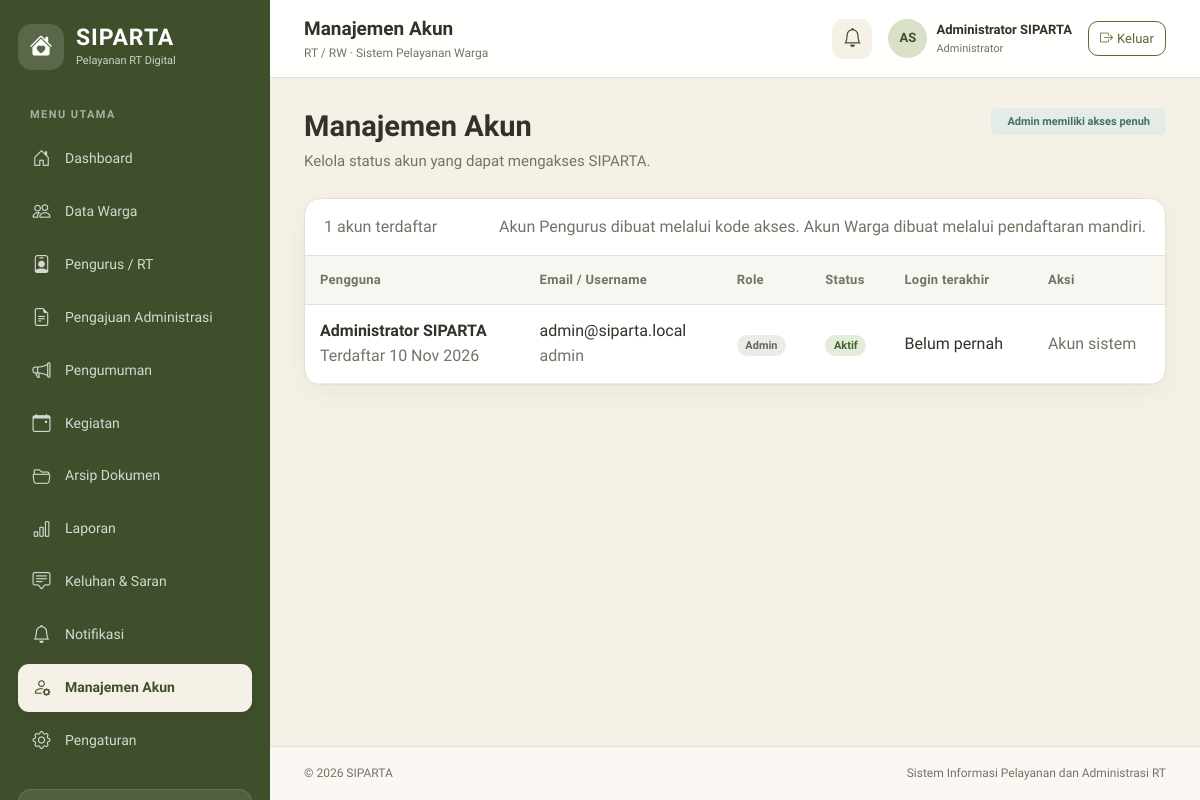
/index.php?page=manajemen-akun (signed in), run on the app's committed database.
### tables this page shows
CREATE TABLE IF NOT EXISTS profil_rt (
  id TINYINT UNSIGNED NOT NULL AUTO_INCREMENT,
  nama_rt VARCHAR(80) NOT NULL DEFAULT 'RT',
  nama_rw VARCHAR(80) NOT NULL DEFAULT 'RW',
  kelurahan VARCHAR(120) DEFAULT NULL,
  kecamatan VARCHAR(120) DEFAULT NULL,
  kabupaten_kota VARCHAR(120) DEFAULT NULL,
  provinsi VARCHAR(120) DEFAULT NULL,
  kode_pos VARCHAR(10) DEFAULT NULL,
  alamat_sekretariat TEXT DEFAULT NULL,
  nomor_telepon VARCHAR(25) DEFAULT NULL,
  email VARCHAR(120) DEFAULT NULL,
  logo_path VARCHAR(255) DEFAULT NULL,
  updated_by BIGINT UNSIGNED DEFAULT NULL,
  created_at TIMESTAMP NOT NULL DEFAULT CURRENT_TIMESTAMP,
  updated_at TIMESTAMP NOT NULL DEFAULT CURRENT_TIMESTAMP ON UPDATE CURRENT_TIMESTAMP,
  PRIMARY KEY (id),
  CONSTRAINT fk_profil_rt_editor FOREIGN KEY (updated_by) REFERENCES users(id)
    ON DELETE SET NULL ON UPDATE CASCADE
);

CREATE TABLE IF NOT EXISTS users (
  id BIGINT UNSIGNED NOT NULL AUTO_INCREMENT,
  nama VARCHAR(120) NOT NULL,
  username VARCHAR(50) DEFAULT NULL,
  email VARCHAR(120) NOT NULL,
  no_hp VARCHAR(25) DEFAULT NULL,
  password VARCHAR(255) NOT NULL COMMENT 'Simpan hasil password_hash(), jangan plaintext',
  role ENUM('admin','pengurus','warga') NOT NULL DEFAULT 'warga',
  status ENUM('aktif','nonaktif') NOT NULL DEFAULT 'aktif',
  last_login_at DATETIME DEFAULT NULL,
  created_at TIMESTAMP NOT NULL DEFAULT CURRENT_TIMESTAMP,
  updated_at TIMESTAMP NOT NULL DEFAULT CURRENT_TIMESTAMP ON UPDATE CURRENT_TIMESTAMP,
  PRIMARY KEY (id),
  UNIQUE KEY uq_users_username (username),
  UNIQUE KEY uq_users_email (email),
  KEY idx_users_role_status (role, status),
  KEY idx_users_nama (nama)
);

### index.php (called while the page is built, shortened)
<?php
$page = (string)get('page', current_user() ? 'dashboard' : 'login');
require __DIR__ . '/views/layout/app.php';

### views/pages/manajemen-akun.php (the view)
<?php
$rows=db()->query("SELECT id,nama,username,email,no_hp,role,status,last_login_at,created_at FROM users ORDER BY FIELD(role,'admin','pengurus','warga'),nama LIMIT 300")->fetchAll();
?>
<div class="page-heading"><div><h1>Manajemen Akun</h1><p>Kelola status akun yang dapat mengakses SIPARTA.</p></div><span class="badge text-bg-info px-3 py-2">Admin memiliki akses penuh</span></div>
<section class="panel-card"><div class="data-toolbar"><span class="text-muted-2"><?= count($rows) ?> akun terdaftar</span><span class="text-muted-2 small ms-auto">Akun Pengurus dibuat melalui kode akses. Akun Warga dibuat melalui pendaftaran mandiri.</span></div><div class="table-responsive"><table class="table"><thead><tr><th>Pengguna</th><th>Email / Username</th><th>Role</th><th>Status</th><th>Login terakhir</th><th>Aksi</th></tr></thead><tbody><?php foreach($rows as $a): ?><tr><td><strong><?= e($a['nama']) ?></strong><small class="d-block text-muted-2">Terdaftar <?= e(format_date($a['created_at'])) ?></small></td><td><?= e($a['email']) ?><small class="d-block text-muted-2"><?= e($a['username']?:'Tanpa username') ?></small></td><td><?= status_badge($a['role']) ?></td><td><?= status_badge($a['status']) ?></td><td><?= e($a['last_login_at']?format_datetime($a['last_login_at']):'Belum pernah') ?></td><td><?php if($a['role']!=='admin'): ?><form method="post" action="index.php"><?= csrf_field() ?><input type="hidden" name="action" value="toggle_account"><input type="hidden" name="return_page" value="manajemen-akun"><input type="hidden" name="id" value="<?= $a['id'] ?>"><button class="btn btn-sm <?= $a['status']==='aktif'?'btn-outline-danger':'btn-outline-success' ?>" data-confirm="<?= $a['status']==='aktif'?'Nonaktifkan':'Aktifkan' ?> akun <?= e($a['nama']) ?>?"><?= $a['status']==='aktif'?'Nonaktifkan':'Aktifkan' ?></button></form><?php else: ?><span class="small text-muted-2">Akun sistem</span><?php endif; ?></td></tr><?php endforeach; ?></tbody></table></div></section>

### views/layout/app.php (shortened to what this page needs)
<?php
$user = current_user();
$unreadStmt = db()->prepare('SELECT COUNT(*) FROM notifikasi WHERE user_id=? AND dibaca_pada IS NULL');
$unreadStmt->execute([user_id()]);
$unreadCount = (int)$unreadStmt->fetchColumn();
$rtProfile = db()->query('SELECT * FROM profil_rt WHERE id=1')->fetch() ?: [];
?>
<!doctype html>
<html lang="id">
<head>
  <link href="https://cdn.jsdelivr.net/npm/bootstrap@5.3.3/dist/css/bootstrap.min.css" rel="stylesheet">
  <link href="https://cdn.jsdelivr.net/npm/bootstrap-icons@1.11.3/font/bootstrap-icons.min.css" rel="stylesheet">
  <link href="assets/css/app.css" rel="stylesheet">
</head>
<body>
<div class="app-shell">
  <?php require __DIR__ . '/sidebar.php'; ?>
  <div class="main-area">
    <header class="topbar">
      <div class="d-flex align-items-center gap-3">
        <div>
          <div class="topbar-title"><?= e(page_title($page)) ?></div>
          <div class="topbar-subtitle"><?= e(($rtProfile['nama_rt'] ?? 'RT') . ' / ' . ($rtProfile['nama_rw'] ?? 'RW')) ?> · Sistem Pelayanan Warga</div>
        </div>
      </div>
      <div class="d-flex align-items-center gap-3">
        <a class="notification-link" href="<?= e(url('notifikasi')) ?>" title="Notifikasi"><i class="bi bi-bell"></i><?php if($unreadCount): ?><span class="notification-dot"></span><?php endif; ?></a>
        <div class="user-chip"><span class="avatar-circle"><?= e(initials($user['nama'])) ?></span><span class="d-none d-sm-block"><strong><?= e($user['nama']) ?></strong><small><?= e(role_label($user['role'])) ?></small></span></div>
        <form method="post" action="index.php" class="m-0"><?= csrf_field() ?><input type="hidden" name="action" value="logout"><button class="btn btn-outline-army btn-sm" type="submit"><i class="bi bi-box-arrow-right me-1"></i><span class="d-none d-md-inline">Keluar</span></button></form>
      </div>
    </header>
    <main class="content-area">
      <?php
      $viewFile = __DIR__ . '/../pages/' . $page . '.php';
      if (is_file($viewFile)) require $viewFile;
      else require __DIR__ . '/../pages/dashboard.php';
      ?>
    </main>
    <footer class="app-footer"><span>© <?= date('Y') ?> SIPARTA</span><span>Sistem Informasi Pelayanan dan Administrasi RT</span></footer>
  </div>
</div>
</body>
</html>

### views/layout/sidebar.php (shortened to what this page needs)
<?php
$roleMenus = [
 'admin' => [
  ['dashboard','house-door','Dashboard'],['data-warga','people','Data Warga'],['pengurus','person-badge','Pengurus / RT'],['pengajuan','file-earmark-text','Pengajuan Administrasi'],['pengumuman','megaphone','Pengumuman'],['kegiatan','calendar-event','Kegiatan'],['arsip','folder2-open','Arsip Dokumen'],['laporan','bar-chart','Laporan'],['keluhan','chat-square-text','Keluhan & Saran'],['notifikasi','bell','Notifikasi'],['manajemen-akun','person-gear','Manajemen Akun'],['pengaturan','gear','Pengaturan']
 ],
 'pengurus' => [
  ['dashboard','house-door','Dashboard'],['data-warga','people','Data Warga'],['pengajuan','file-earmark-text','Pengajuan Administrasi'],['pengumuman','megaphone','Pengumuman'],['kegiatan','calendar-event','Kegiatan'],['arsip','folder2-open','Arsip Dokumen'],['laporan','bar-chart','Laporan'],['keluhan','chat-square-text','Keluhan & Saran'],['notifikasi','bell','Notifikasi']
 ],
 'warga' => [
  ['dashboard','house-door','Beranda'],['ajukan','file-earmark-plus','Ajukan Administrasi'],['riwayat','clock-history','Riwayat Pengajuan'],['pengumuman','megaphone','Pengumuman'],['kegiatan','calendar-event','Kegiatan'],['keluhan','chat-square-text','Keluhan & Saran'],['notifikasi','bell','Notifikasi'],['profil','person-circle','Profil Saya']
 ]
];
$menus = $roleMenus[role()] ?? [];
?>
<aside class="sidebar" id="appSidebar">
  <a href="<?= e(url('dashboard')) ?>" class="brand-lockup"><span class="brand-icon"><i class="bi bi-house-heart-fill"></i></span><span><strong>SIPARTA</strong><small>Pelayanan RT Digital</small></span></a>
  <div class="sidebar-section-label">MENU UTAMA</div>
  <nav class="sidebar-nav">
    <?php foreach($menus as [$key,$icon,$label]): ?>
      <a href="<?= e(url($key)) ?>" class="sidebar-link <?= $page===$key || ($key==='pengajuan' && $page==='detail-pengajuan') ? 'active' : '' ?>"><i class="bi bi-<?= e($icon) ?>"></i><span><?= e($label) ?></span></a>
    <?php endforeach; ?>
  </nav>
  <div class="sidebar-bottom">
    <div class="sidebar-help"><i class="bi bi-info-circle"></i><div><strong>Butuh bantuan?</strong><small>Hubungi Admin RT untuk bantuan akun dan layanan.</small></div></div>
  </div>
</aside>

### includes/helpers.php (shortened to what this page needs)
<?php
function db(): PDO { global $pdo; return $pdo; }
function e(mixed $value): string { return htmlspecialchars((string)($value ?? ''), ENT_QUOTES | ENT_SUBSTITUTE, 'UTF-8'); }
function url(string $page = 'dashboard', array $params = []): string {
    $query = array_merge(['page' => $page], $params);
    return 'index.php?' . http_build_query($query);
}
function current_user(): ?array { return $_SESSION['user'] ?? null; }
function role_label(?string $role): string { return match ($role) { 'admin' => 'Administrator', 'pengurus' => 'Pengurus / RT', 'warga' => 'Warga', default => 'Pengunjung' }; }
function format_date(?string $date, string $format = 'd M Y'): string {
    try { return (new DateTime($date))->format($format); } catch (Throwable) { return '-'; }
}
function initials(string $name): string {
    $parts = preg_split('/\s+/', trim($name)) ?: [];
    return strtoupper(substr($parts[0] ?? 'S', 0, 1) . (isset($parts[1]) ? substr($parts[1], 0, 1) : ''));
}
function status_badge(string $status): string {
    $map = [
        'menunggu' => ['Menunggu', 'warning'], 'diproses' => ['Diproses', 'info'],
        'disetujui' => ['Disetujui', 'success'], 'ditolak' => ['Ditolak', 'danger'],
        'selesai' => ['Selesai', 'success'], 'baru' => ['Baru', 'warning'],
        'aktif' => ['Aktif', 'success'], 'nonaktif' => ['Nonaktif', 'secondary'],
        'pindah' => ['Pindah', 'secondary'], 'meninggal' => ['Meninggal', 'secondary'],
        'published' => ['Terbit', 'success'], 'draft' => ['Draft', 'secondary'],
        'archived' => ['Diarsipkan', 'secondary'], 'terjadwal' => ['Terjadwal', 'info'],
        'berlangsung' => ['Berlangsung', 'success'], 'dibatalkan' => ['Dibatalkan', 'danger'],
    ];
    [$label, $class] = $map[strtolower($status)] ?? [ucfirst(str_replace('_', ' ', $status)), 'secondary'];
    return '<span class="badge rounded-pill text-bg-' . $class . '">' . e($label) . '</span>';
}
function page_title(string $page): string {
    $titles = ['dashboard'=>'Dashboard','data-warga'=>'Data Warga','pengurus'=>'Pengurus / RT','pengajuan'=>'Pengajuan Administrasi','detail-pengajuan'=>'Detail Pengajuan','pengumuman'=>'Pengumuman','kegiatan'=>'Kegiatan','arsip'=>'Arsip Dokumen','laporan'=>'Laporan','keluhan'=>'Keluhan & Saran','notifikasi'=>'Notifikasi','manajemen-akun'=>'Manajemen Akun','pengaturan'=>'Pengaturan','ajukan'=>'Ajukan Administrasi','riwayat'=>'Riwayat Pengajuan','profil'=>'Profil Saya'];
    return $titles[$page] ?? 'SIPARTA';
}

### data on the page
profil_rt: nama_rt+nama_rw "RT / RW"
users: nama "Administrator SIPARTA", created_at "10 Nov 2026", email "admin@siparta.local", username "admin", label "Admin Aktif", last_login_at "Belum pernah", role "Akun sistem"

### other printed values
$label "Dashboard"
$label "Data Warga"
$label "Pengurus / RT"
$label "Pengajuan Administrasi"
$label "Pengumuman"
$label "Kegiatan"
$label "Arsip Dokumen"
$label "Laporan"
$label "Keluhan & Saran"
$label "Notifikasi"
$label "Manajemen Akun"
$label "Pengaturan"
page_title($page) "Manajemen Akun"
initials($user['nama']) "AS"
$user['nama'] "Administrator SIPARTA"
